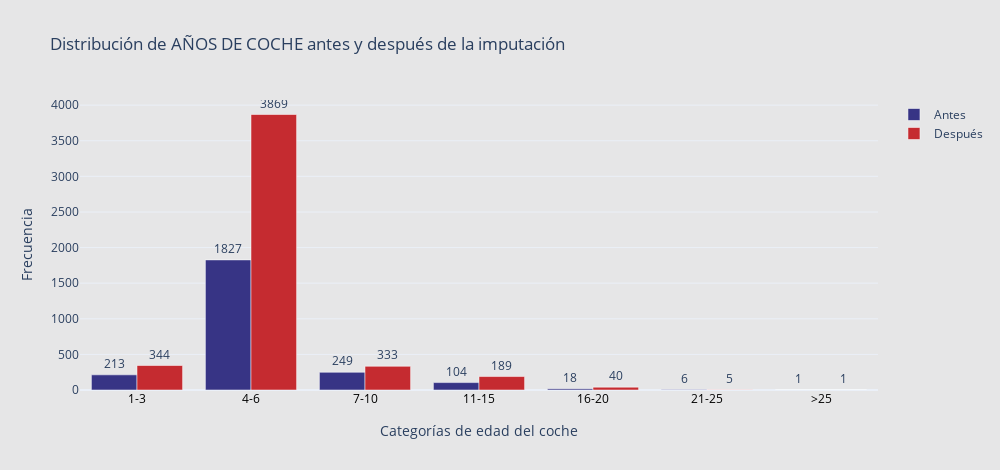

The cell this chart's notebook holds for it:
### Code cell
# Valores agrupados por edad/años de coche (ordenados)
antes_vals = df_antes['edad_coche'].value_counts().sort_index()
despues_vals = df_bmw['años_coche'].value_counts().sort_index()

# Convertir índices en cadenas si es necesario (para evitar problemas en el eje X)
x_labels = [str(i) for i in antes_vals.index]

fig = go.Figure()

# Añadir barras para Antes
fig.add_trace(go.Bar(
    x=x_labels,
    y=antes_vals.values,
    name='Antes',
    marker_color='#373485',
    text=antes_vals.values,
    textposition='outside',
    opacity=1,
))

# Añadir barras para Después
fig.add_trace(go.Bar(
    x=x_labels,
    y=despues_vals.reindex(antes_vals.index, fill_value=0).values,
    name='Después',
    marker_color='#c52b30',
    text=despues_vals.reindex(antes_vals.index, fill_value=0).values,
    textposition='outside',
    opacity=1,
))

# Layout
fig.update_layout(
    title="Distribución de AÑOS DE COCHE antes y después de la imputación",
    xaxis_title="Categorías de edad del coche",
    yaxis_title="Frecuencia",
    barmode='group',
    template='plotly_white',
    width=1000,
    height=470,
    plot_bgcolor='#e6e6e7',
    paper_bgcolor='#e6e6e7',
    xaxis=dict(
        tickfont=dict(color='black'),
        title_standoff=20
    )
)

fig.show()

### Figure 1 — Plotly figure (JSON) as saved in the notebook; plotly's stock layout.template omitted (floating-point values rounded to 4 significant figures)
{"data": [{"marker": {"color": "#373485"}, "name": "Antes", "opacity": 1, "text": [213.0, 1827.0, 249.0, 104.0, 18.0, 6.0, 1.0], "textposition": "outside", "type": "bar", "x": ["1-3", "4-6", "7-10", "11-15", "16-20", "21-25", ">25"], "y": [213, 1827, 249, 104, 18, 6, 1]}, {"marker": {"color": "#c52b30"}, "name": "Después", "opacity": 1, "text": [344.0, 3869.0, 333.0, 189.0, 40.0, 5.0, 1.0], "textposition": "outside", "type": "bar", "x": ["1-3", "4-6", "7-10", "11-15", "16-20", "21-25", ">25"], "y": [344, 3869, 333, 189, 40, 5, 1]}], "layout": {"barmode": "group", "height": 470, "paper_bgcolor": "#e6e6e7", "plot_bgcolor": "#e6e6e7", "title": {"text": "Distribución de AÑOS DE COCHE antes y después de la imputación"}, "width": 1000, "xaxis": {"tickfont": {"color": "black"}, "title": {"standoff": 20, "text": "Categorías de edad del coche"}}, "yaxis": {"title": {"text": "Frecuencia"}}}}
